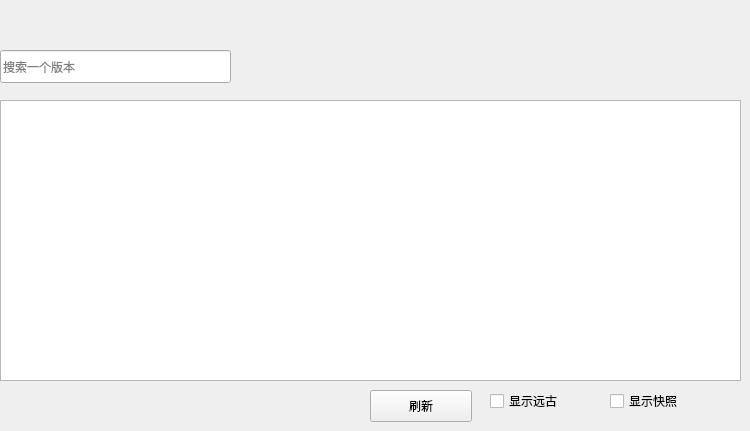
   <widget class="QWidget" name="page">
    <widget class="ListWidget" name="VersionsView">
     <property name="geometry">
      <rect>
       <x>0</x>
       <y>100</y>
       <width>741</width>
       <height>281</height>
      </rect>
     </property>
     <property name="styleSheet">
      <string notr="true">ListView,
ListWidget {
	border-radius: 10px;
    background: rgb(255, 255, 255);
    outline: none;
    border: none;
    /* font: 13px 'Segoe UI', 'Microsoft YaHei'; */
    selection-background-color: transparent;
    alternate-background-color: transparent;
    padding-left: 4px;
    padding-right: 4px;
}

ListView::item,
ListWidget::item {
    background: transparent;
    border: 0px;
    padding-left: 11px;
    padding-right: 11px;
    height: 35px;
}


ListView::indicator,
ListWidget::indicator {
    width: 18px;
    height: 18px;
    border-radius: 5px;
    border: none;
    background-color: transparent;
    margin-right: 4px;
}

</string>
     </property>
    </widget>
    <widget class="CheckBox" name="ShowOldVersions">
     <property name="geometry">
      <rect>
       <x>490</x>
       <y>390</y>
       <width>92</width>
       <height>22</height>
      </rect>
     </property>
     <property name="text">
      <string>显示远古</string>
     </property>
    </widget>
    <widget class="CheckBox" name="ShowSnapshotVersions">
     <property name="geometry">
      <rect>
       <x>610</x>
       <y>390</y>
       <width>92</width>
       <height>22</height>
      </rect>
     </property>
     <property name="text">
      <string>显示快照</string>
     </property>
    </widget>
    <widget class="PushButton" name="RefreshVersions">
     <property name="geometry">
      <rect>
       <x>370</x>
       <y>390</y>
       <width>102</width>
       <height>32</height>
      </rect>
     </property>
     <property name="text">
      <string>刷新</string>
     </property>
    </widget>
    <widget class="LineEdit" name="SearchInVersionsView">
     <property name="geometry">
      <rect>
       <x>0</x>
       <y>50</y>
       <width>231</width>
       <height>33</height>
      </rect>
     </property>
     <property name="placeholderText">
      <string>搜索一个版本</string>
     </property>
    </widget>
   </widget>
